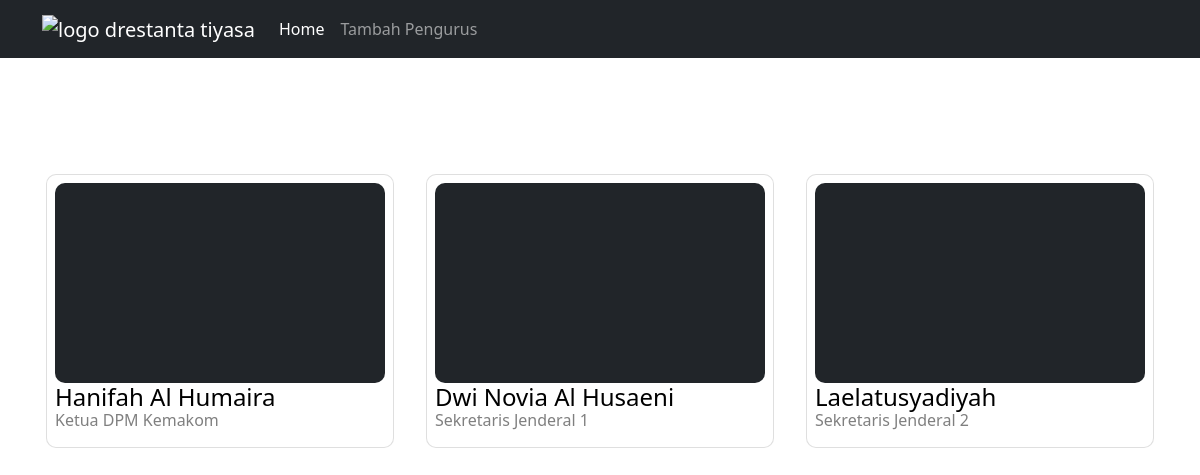
Before: / with the older database file.
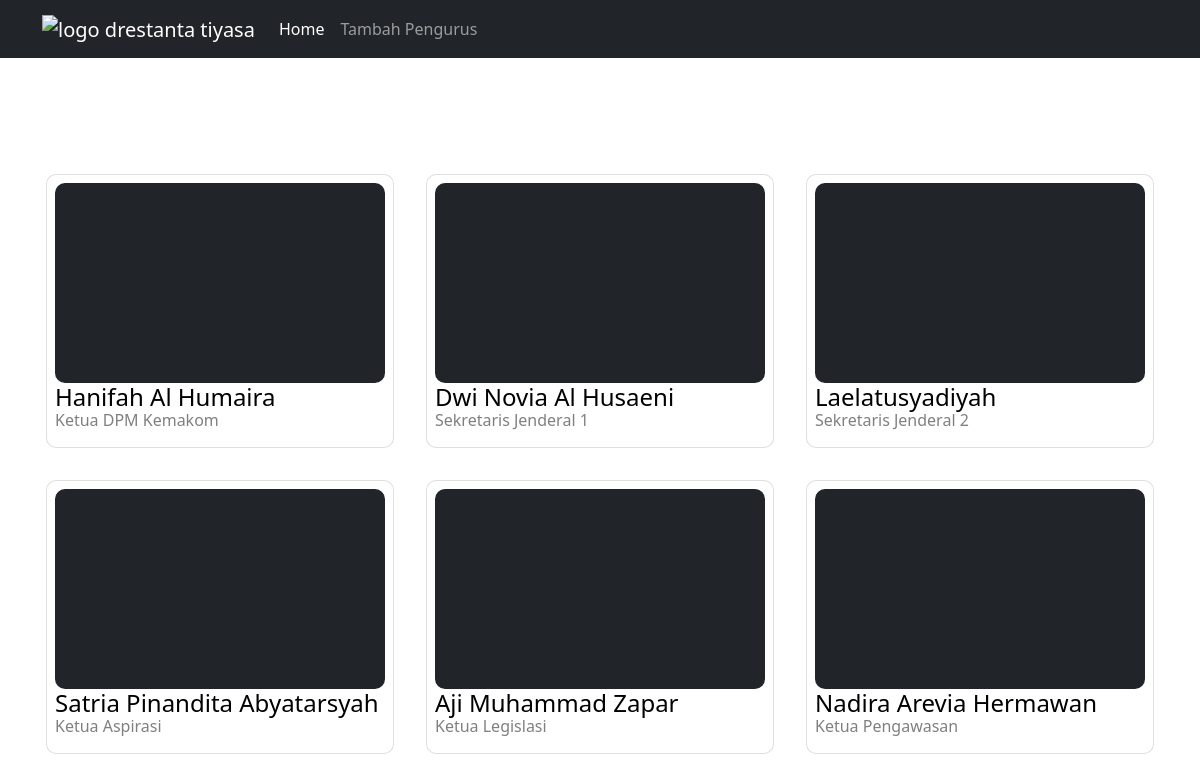
After: the same page with the newer database file.
### tables this page shows
CREATE TABLE `pengurus` (
  `nim` varchar(10) NOT NULL,
  `nama` varchar(50) NOT NULL,
  `semester` int(11) NOT NULL,
  `id_bidang` int(50) NOT NULL
);

CREATE TABLE `bidang_divisi` (
  `id_bidang` int(50) NOT NULL,
  `jabatan` varchar(50) NOT NULL,
  `id_divisi` int(50) NOT NULL
);

### conf.php (called while the page is built)
<?php
$db_host = "localhost";
$db_user = "root";
$db_pass = "";
$db_name = "db_kepengurusan";
?>

### includes/DB.class.php (called while the page is built, shortened)
<?php
class DB
{
    var $db_host = "";
    var $db_user = "";
    var $db_pass = "";
    var $db_name = "";
    var $db_link = "";
    var $result = 0;
    function DB($db_host = '', $db_user = '', $db_pass = '', $db_name = '')
    {
        $this->db_host = $db_host;
        $this->db_user = $db_user;
        $this->db_pass = $db_pass;
        $this->db_name = $db_name;
    }
    function open()
    {
        $this->db_link = mysqli_connect($this->db_host, $this->db_user, $this->db_pass, $this->db_name);
    }
    function execute($query = "")
    {
        $this->result = mysqli_query($this->db_link, $query);
        return $this->result;
    }
    function getResult()
    {
        return mysqli_fetch_array($this->result);
    }
}
?>

### includes/Pengurus.class.php (called while the page is built, shortened)
<?php
class Pengurus extends DB
{
    function getPengurus()
    {
        $query = "SELECT * FROM pengurus ORDER BY id_bidang ASC";
        return $this->execute($query);
    }
    function getJabatan($bidang)
    {
        $query = "SELECT jabatan FROM bidang_divisi WHERE id_bidang='$bidang'";
        $result = $this->execute($query);
        if(mysqli_num_rows($result) > 0)
        {
            while($row = mysqli_fetch_array($result))
            {
                $jabatan =  $row['jabatan'];
            }
        }
        return $jabatan;
    }
}
?>

### index.php (the view, shortened to what this page needs)
<?PHP
include("conf.php");
include("includes/Template.class.php");
include("includes/DB.class.php");
include("includes/Pengurus.class.php");
$pengurus = new Pengurus($db_host, $db_user, $db_pass, $db_name);
$jabatan = new Pengurus($db_host, $db_user, $db_pass, $db_name);
$pengurus->open();
$jabatan->open();
$pengurus->getPengurus();
$pengurus->getPengurus();
$data = null;
while (list($nim, $nama, $semester, $id_bidang) = $pengurus->getResult()) {
	$sebagai = $jabatan->getJabatan($id_bidang);
    $data .= "<div class='col-lg-4 p-3'>
				<a href='detail.php?nim=$nim&nama=$nama&semester=$semester&jabatan=$sebagai' class='card p-2  text-decoration-none' style='border-radius: 10px;'>
					<div style='background-color: #212529; height: 200px; border-radius: 10px;'></div>
					<h4 class='mb-0 text-black'>" . $nama . "</h4>
					<h6 class='align-items-center text-black-50'>" . $sebagai . "</h6>
				</a>
			</div>";
}
?>

### includes/Template.class.php (shortened to what this page needs)
<?php
class Template
{
    var $content = '';
    function Template($filename='')
    {
        $this->content = implode('', @file($filename));
    }
    function clear()
    {
        $this->content = preg_replace("/DATA_[A-Z|_|0-9]+/", "", $this->content);
    }
    function write()
    {
        print $this->content;
    }
    function replace($old = '', $new = '')
    {
        if (is_int($new)) {
            $value = sprintf("%d", $new);
        }
        elseif (is_float($new)) {
            $value = sprintf("%f", $new);
        }
        elseif (is_array($new)) {
            $value = '';
            foreach ($new as $item) {
                $value .= $item. ' ';
            }
        }
        else {
            $value = $new;
        }
        $this->content = preg_replace("/$old/", $value, $this->content);
    }
}
?>

Changed rows visible on the page:
added pengurus: nama "Satria Pinandita Abyatarsyah", id_bidang.jabatan "Ketua Aspirasi"
added pengurus: nama "Aji Muhammad Zapar", id_bidang.jabatan "Ketua Legislasi"
added pengurus: nama "Nadira Arevia Hermawan", id_bidang.jabatan "Ketua Pengawasan"
